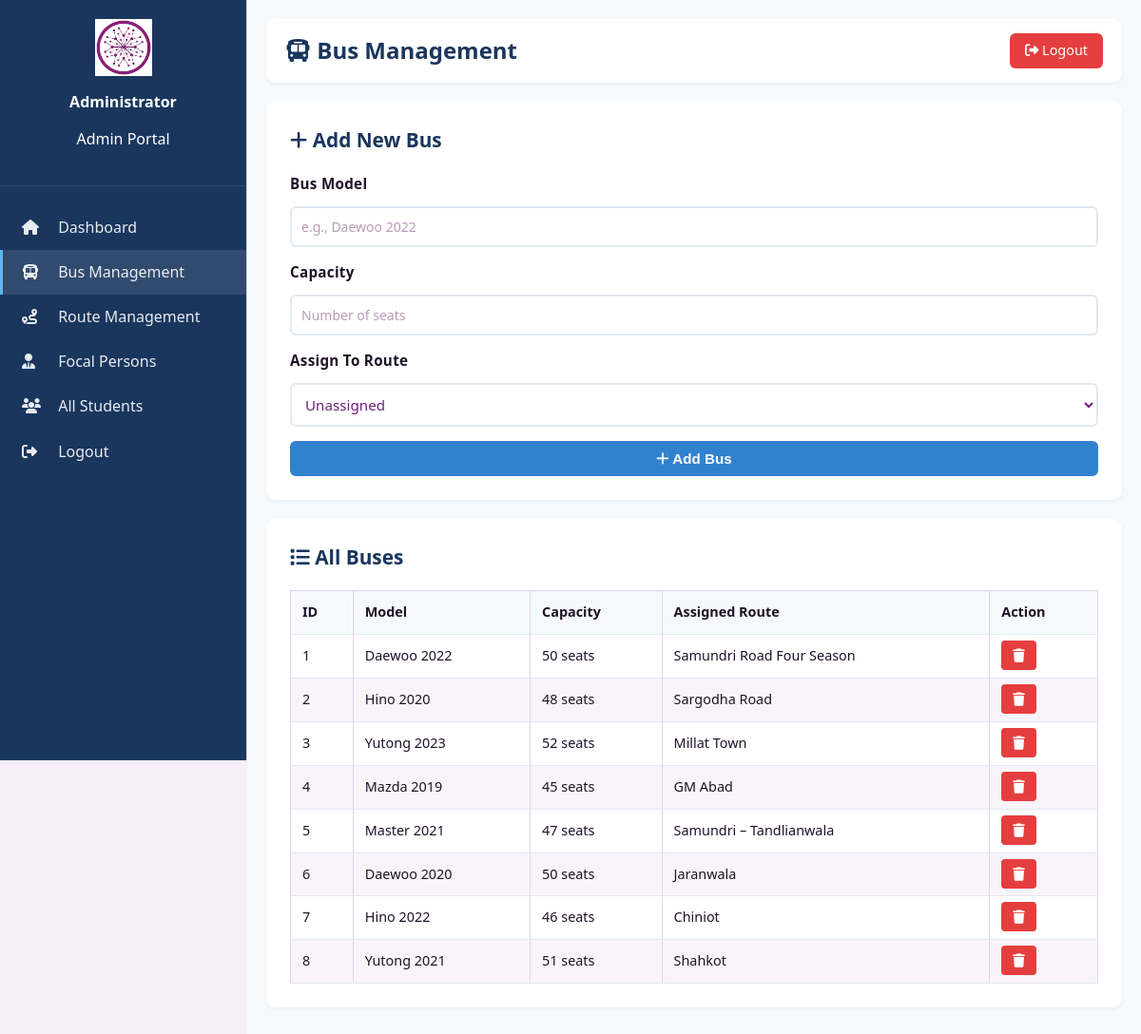
The app's page /backend/admin/buses.php (signed in) with its own data.
### tables this page shows
CREATE TABLE buses (
    bus_id INT AUTO_INCREMENT PRIMARY KEY,
    model VARCHAR(100) NOT NULL,
    capacity INT NOT NULL,
    route_id INT,
    created_at TIMESTAMP DEFAULT CURRENT_TIMESTAMP,
    FOREIGN KEY (route_id) REFERENCES routes(route_id) ON DELETE SET NULL
);

CREATE TABLE routes (
    route_id INT AUTO_INCREMENT PRIMARY KEY,
    route_name VARCHAR(100) NOT NULL,
    book_no INT,
    catalog_title VARCHAR(200),
    yearly_fare VARCHAR(50),
    academic_year VARCHAR(20),
    created_at TIMESTAMP DEFAULT CURRENT_TIMESTAMP
);

### backend/admin/buses.php (the view, shortened to what this page needs)
<?php
require_once '../connection.php';
$buses = $conn->query("SELECT b.*, r.route_name FROM buses b LEFT JOIN routes r ON b.route_id = r.route_id ORDER BY b.bus_id");
?>
<!DOCTYPE html>
<html lang="en">
<head>
    <link rel="stylesheet" href="../../style.css">
    <link rel="stylesheet" href="https://cdnjs.cloudflare.com/ajax/libs/font-awesome/6.4.0/css/all.min.css">
</head>
<body>
    <div class="dashboard-container">
        <aside class="sidebar">
            <div class="sidebar-header">
                <img src="../../download.jfif" alt="Logo">
                <h3>Administrator</h3>
                <p>Admin Portal</p>
            </div>
            <ul class="nav-menu">
                <li><a href="dashboard.php"><i class="fas fa-home"></i> Dashboard</a></li>
                <li><a href="buses.php" class="active"><i class="fas fa-bus"></i> Bus Management</a></li>
                <li><a href="routes.php"><i class="fas fa-route"></i> Route Management</a></li>
                <li><a href="focals.php"><i class="fas fa-user-tie"></i> Focal Persons</a></li>
                <li><a href="students.php"><i class="fas fa-users"></i> All Students</a></li>
                <li><a href="../logout.php"><i class="fas fa-sign-out-alt"></i> Logout</a></li>
            </ul>
        </aside>
        <main class="main-content">
            <div class="top-bar">
                <h1><i class="fas fa-bus"></i> Bus Management</h1>
                <a href="../logout.php" class="btn-logout"><i class="fas fa-sign-out-alt"></i> Logout</a>
            </div>
            <div class="content-card">
                <h2><i class="fas fa-plus"></i> Add New Bus</h2>
                <form method="POST" action="">
                    <div class="form-group">
                        <label>Bus Model</label>
                        <input type="text" name="model" placeholder="e.g., Daewoo 2022" required>
                    </div>
                    <div class="form-group">
                        <label>Capacity</label>
                        <input type="number" name="capacity" placeholder="Number of seats" required>
                    </div>
                    <div class="form-group">
                        <label>Assign to Route</label>
                        <select name="route_id">
                            <option value="0">Unassigned</option>
                        </select>
                    </div>
                    <button type="submit" name="add_bus" class="btn-submit"><i class="fas fa-plus"></i> Add Bus</button>
                </form>
            </div>
            <div class="content-card">
                <h2><i class="fas fa-list"></i> All Buses</h2>
                <table class="data-table">
                    <thead>
                        <tr>
                            <th>ID</th>
                            <th>Model</th>
                            <th>Capacity</th>
                            <th>Assigned Route</th>
                            <th>Action</th>
                        </tr>
                    </thead>
                    <tbody>
                        <?php while ($bus = $buses->fetch_assoc()): ?>
                            <tr>
                                <td><?php echo $bus['bus_id']; ?></td>
                                <td><?php echo htmlspecialchars($bus['model']); ?></td>
                                <td><?php echo $bus['capacity']; ?> seats</td>
                                <td><?php echo htmlspecialchars($bus['route_name'] ?? 'Unassigned'); ?></td>
                                <td>
                                    <a href="?delete=<?php echo $bus['bus_id']; ?>" class="btn-delete" onclick="return confirm('Are you sure?')"><i class="fas fa-trash"></i></a>
                                </td>
                            </tr>
                        <?php endwhile; ?>
                    </tbody>
                </table>
            </div>
        </main>
    </div>
</body>
</html>

### style.css (style rules this page uses)
:root { --purple-900: #3e0d48; --purple-800: #5a1768; --purple-700: #6f1f7d; --purple-500: #8b2d99; --purple-300: #b568bf; --bg: #f4eff8; --text: #1f1326; --danger: #a10e5a; --ok: #6f1f7d; --card: #ffffff; --border: #e1d2e8; --success: #2d7a2d; --warning: #d4a017; --info: #2c5aa0; }
* { box-sizing: border-box; }
body { margin: 0; font-family: "Segoe UI", Tahoma, Geneva, Verdana, sans-serif; color: var(--text); background: var(--bg); line-height: 1.45; -webkit-font-smoothing: antialiased; -moz-osx-font-smoothing: grayscale; }
label { font-weight: 700; font-size: 0.9rem; }
input, select, button, textarea { width: 100%; border-radius: 10px; border: 1px solid var(--border); padding: 0.7rem 0.8rem; font-size: 0.95rem; }
button { cursor: pointer; border: none; font-weight: 700; transition: all 0.2s ease; }
.form-group { margin-bottom: 1.5rem; display: flex; flex-direction: column; gap: 0.5rem; }
.form-group label { font-weight: 600; color: #6f1f7d; font-size: 0.95rem; letter-spacing: 0.3px; text-transform: capitalize; }
.form-group input, .form-group select, .form-group textarea { padding: 0.75rem 1rem; border: 2px solid #e1d2e8; border-radius: 8px; font-family: 'Segoe UI', Tahoma, Geneva, Verdana, sans-serif; font-size: 0.95rem; background: #ffffff; color: #6f1f7d; transition: all 0.3s ease; }
.form-group input::placeholder, .form-group textarea::placeholder { color: #b89bb5; }
.sidebar { background: #fff; border-right: 1px solid var(--border); padding: 1rem 0.8rem; }
table { width: 100%; border-collapse: collapse; overflow: hidden; }
th, td { text-align: left; padding: 0.62rem 0.55rem; border: 1px solid var(--border); font-size: 0.9rem; }
th { background: rgba(139, 45, 153, 0.1); }
tbody tr:nth-child(even) { background: rgba(139, 45, 153, 0.05); }
.form-group { display: flex; flex-direction: column; gap: 0.5rem; }
.form-group label { font-weight: 600; color: var(--text); }
.form-group input, .form-group textarea { padding: 0.75rem; border: 1px solid var(--border); border-radius: 6px; font-family: inherit; font-size: 0.875rem; resize: vertical; }

### backend/admin/buses.php (style rules this page uses)
.dashboard-container { display: flex; min-height: 100vh; }
.sidebar { width: 260px; background: #1a365d; color: white; padding: 20px 0; position: fixed; height: 100vh; overflow-y: auto; }
.sidebar-header { padding: 0 20px 20px; border-bottom: 1px solid rgba(255,255,255,0.1); text-align: center; }
.sidebar-header img { width: 60px; margin-bottom: 10px; }
.sidebar-header h3 { font-size: 1rem; margin: 0; }
.nav-menu { list-style: none; padding: 20px 0; margin: 0; }
.nav-menu a { display: block; padding: 12px 20px; color: rgba(255,255,255,0.9); text-decoration: none; transition: all 0.3s; border-left: 3px solid transparent; }
.nav-menu a:hover, .nav-menu a.active { background: rgba(255,255,255,0.1); border-left-color: #63b3ed; }
.nav-menu i { width: 24px; margin-right: 10px; }
.main-content { flex: 1; margin-left: 260px; padding: 20px; background: #f7fafc; min-height: 100vh; }
.top-bar { display: flex; justify-content: space-between; align-items: center; padding: 15px 20px; background: white; border-radius: 10px; margin-bottom: 20px; box-shadow: 0 2px 4px rgba(0,0,0,0.05); }
.top-bar h1 { margin: 0; font-size: 1.5rem; color: #1a365d; }
.btn-logout { padding: 8px 16px; background: #e53e3e; color: white; border: none; border-radius: 6px; cursor: pointer; text-decoration: none; font-size: 0.9rem; }
.content-card { background: white; border-radius: 10px; padding: 25px; box-shadow: 0 2px 4px rgba(0,0,0,0.05); margin-bottom: 20px; }
.content-card h2 { margin: 0 0 20px; color: #1a365d; font-size: 1.3rem; }
.form-group { margin-bottom: 15px; }
.form-group label { display: block; margin-bottom: 5px; font-weight: 600; }
.form-group input, .form-group select { width: 100%; padding: 10px; border: 2px solid #e2e8f0; border-radius: 6px; }
.btn-submit { padding: 10px 25px; background: #3182ce; color: white; border: none; border-radius: 6px; cursor: pointer; }
.btn-delete { padding: 6px 12px; background: #e53e3e; color: white; border: none; border-radius: 4px; cursor: pointer; }
.data-table { width: 100%; border-collapse: collapse; margin-top: 20px; }
.data-table th, .data-table td { padding: 12px; text-align: left; border-bottom: 1px solid #e2e8f0; }
.data-table th { background: #f7fafc; font-weight: 600; }

### records on screen
buses: bus_id "1", model "Daewoo 2022", capacity "50", route.route_name "Samundri Road Four Season"
buses: bus_id "2", model "Hino 2020", capacity "48", route.route_name "Sargodha Road"
buses: bus_id "3", model "Yutong 2023", capacity "52", route.route_name "Millat Town"
buses: bus_id "4", model "Mazda 2019", capacity "45", route.route_name "GM Abad"
buses: bus_id "5", model "Master 2021", capacity "47", route.route_name "Samundri – Tandlianwala"
buses: bus_id "6", model "Daewoo 2020", capacity "50", route.route_name "Jaranwala"
buses: bus_id "7", model "Hino 2022", capacity "46", route.route_name "Chiniot"
buses: bus_id "8", model "Yutong 2021", capacity "51", route.route_name "Shahkot"
